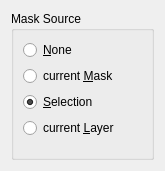
<ui version="4.0" >
 <class>WdgMaskSource</class>
 <widget class="QWidget" name="WdgMaskSource" >
  <property name="geometry" >
   <rect>
    <x>0</x>
    <y>0</y>
    <width>165</width>
    <height>171</height>
   </rect>
  </property>
  <property name="windowTitle" >
   <string>Form</string>
  </property>
  <layout class="QGridLayout" >
   <item row="0" column="0" >
    <widget class="QGroupBox" name="grpMaskSource" >
     <property name="title" >
      <string>Mask Source</string>
     </property>
     <layout class="QGridLayout" >
      <item row="0" column="0" >
       <widget class="QRadioButton" name="radioNone" >
        <property name="text" >
         <string>&amp;None</string>
        </property>
       </widget>
      </item>
      <item row="1" column="0" >
       <widget class="QRadioButton" name="radioMask" >
        <property name="text" >
         <string>current &amp;Mask</string>
        </property>
       </widget>
      </item>
      <item row="2" column="0" >
       <widget class="QRadioButton" name="radioButton" >
        <property name="text" >
         <string>&amp;Selection</string>
        </property>
        <property name="checked" >
         <bool>true</bool>
        </property>
       </widget>
      </item>
      <item row="3" column="0" >
       <widget class="QRadioButton" name="radioButton_2" >
        <property name="text" >
         <string>current &amp;Layer</string>
        </property>
       </widget>
      </item>
      <item row="4" column="0" >
       <spacer>
        <property name="orientation" >
         <enum>Qt::Vertical</enum>
        </property>
        <property name="sizeHint" >
         <size>
          <width>20</width>
          <height>40</height>
         </size>
        </property>
       </spacer>
      </item>
     </layout>
    </widget>
   </item>
  </layout>
 </widget>
 <resources/>
 <connections/>
</ui>
